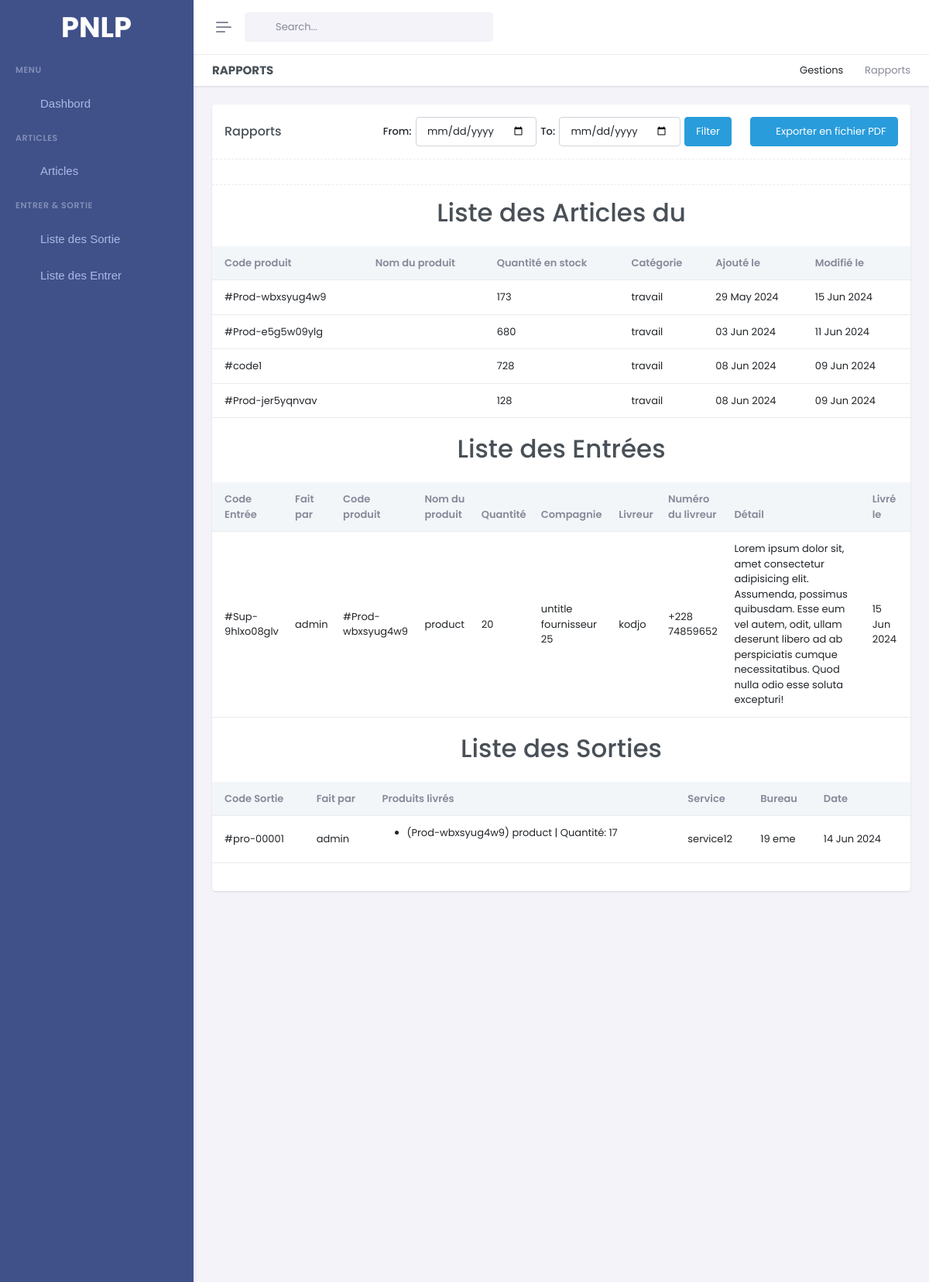
The page /reports/ (upper part) on the database as committed earlier.
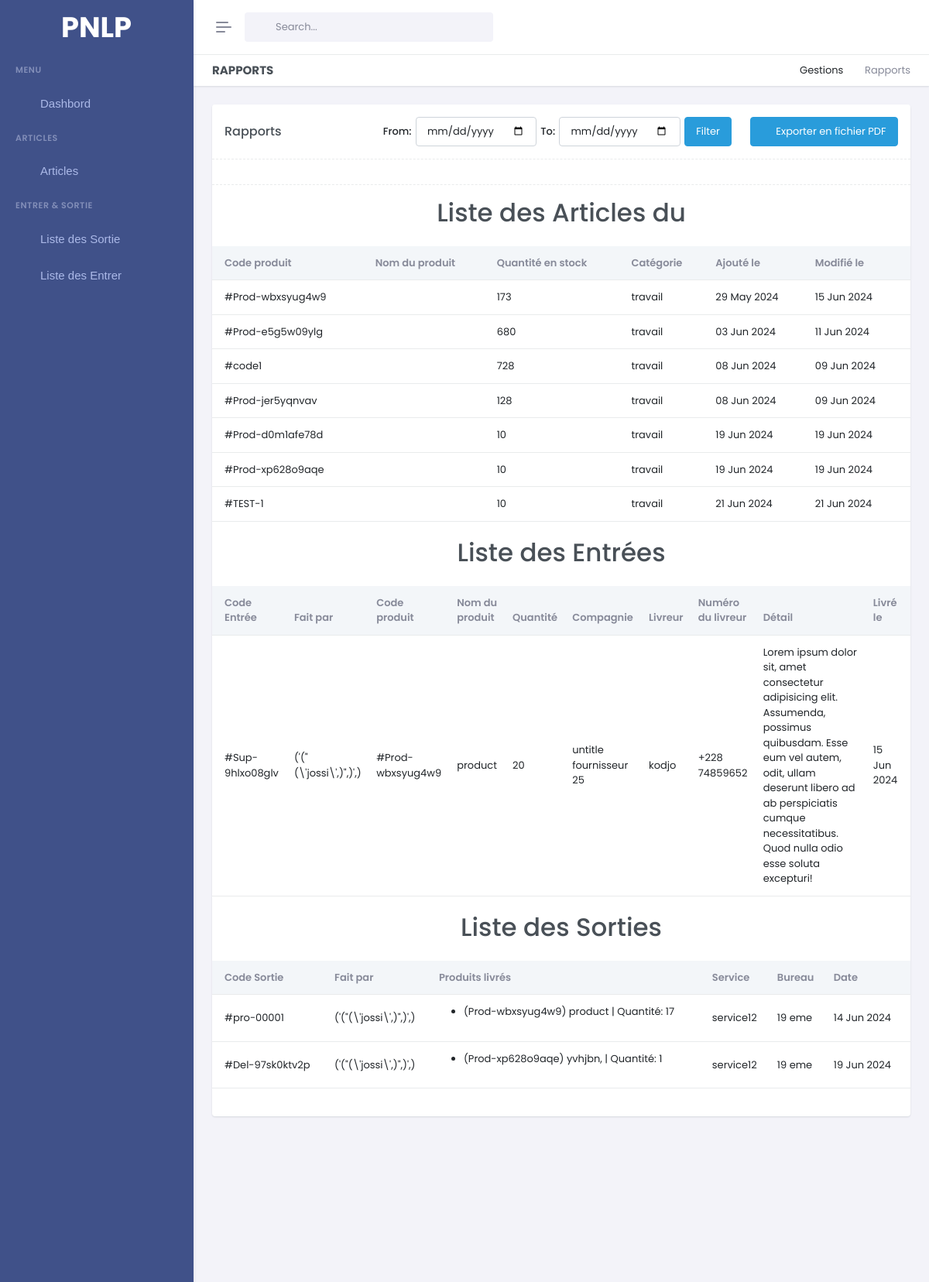
The same page on the database as committed later.
### gestion/models.py (models this page shows, shortened)
class Product(models.Model):
    pid = ShortUUIDField(unique=True, length=10, max_length= 20 , alphabet='abcdefghijklmnopqrstuvwxyz1234567890' , editable=False,  prefix='Prod-')
    title = models.CharField(max_length=100, default='untitle product')
    category = models.ForeignKey(Category,on_delete=models.SET_NULL , null=True , related_name='category')
    quantity = models.PositiveIntegerField()
    description = models.TextField()
    image = models.ImageField(default='product_image/new-document.png',null = False, upload_to='product_image' )
    created_at = models.DateTimeField(auto_now_add=True)
    updated_at = models.DateTimeField(auto_now=True)

class Category(models.Model):
    cid = ShortUUIDField(unique=True, length=10, max_length= 20 , alphabet='abcdefghijklmnopqrstuvwxyz1234567890' , editable=False,  prefix='Cat-')
    title = models.CharField(max_length=100, default='untitle category')
    created_at = models.DateTimeField(auto_now_add=True)
    updated_at = models.DateTimeField(auto_now=True)
    def __str__(self):
        return self.title

class Supply(models.Model):
    sid = ShortUUIDField(unique=True, length=10, max_length= 20 , alphabet='abcdefghijklmnopqrstuvwxyz1234567890' , editable=False,  prefix='Sup-')
    user = models.ForeignKey(User, on_delete=models.SET_NULL , null=True , blank=True)
    product = models.ForeignKey(Product,on_delete=models.CASCADE)
    quantity = models.PositiveIntegerField()
    fournisseur = models.ForeignKey(Fournisseur, verbose_name=("Fournisseur"), on_delete=models.SET_NULL,blank=True, null=True)
    livrer_name = models.CharField(max_length=500, default='not set')
    livrer_phone = models.CharField(max_length=500, default='not set')
    detail = models.TextField(blank=True, null=True)
    date = models.DateTimeField(auto_now_add=True)

class Fournisseur(models.Model):
    fid = ShortUUIDField(unique=True, length=10, max_length= 20 , alphabet='abcdefghijklmnopqrstuvwxyz1234567890' , editable=False,  prefix='Fourn-')
    title = models.CharField(max_length=100, default='untitle fournisseur')
    date = models.DateTimeField(auto_now_add=True)
    def __str__(self):
        return self.title

class Delivery(models.Model):
    did = ShortUUIDField(unique=True, length=10, max_length= 20 , alphabet='abcdefghijklmnopqrstuvwxyz1234567890' , editable=False,  prefix='Del-')
    user = models.ForeignKey(User, on_delete=models.SET_NULL , null=True , blank=True)
    post = models.CharField(max_length=200)
    service = models.CharField(max_length=200, blank=True, null=True)
    date = models.DateTimeField(auto_now_add=True)

class DeliveryProduct(models.Model):
    delivery = models.ForeignKey(Delivery,on_delete=models.SET_NULL , null=True)
    product = models.ForeignKey(Product,on_delete=models.CASCADE)
    quantity = models.PositiveIntegerField()

### userauth/models.py (models this page shows)
class User(AbstractUser):
    id= ShortUUIDField(unique=True, length=4, max_length= 20 ,prefix='', alphabet='1234567890',primary_key=True)
    email = models.EmailField(unique=True)
    username = models.CharField(max_length=60, unique=True)
    image= models.ImageField(default="./default_Profile.png")
    phone = models.CharField(max_length=200, blank=True, null=True)
    def __str__(self):
        return self.username

### gestion/views.py (the view)
# urls.py: path('reports/' ,reports, name='reports'),
def reports(request):
    start_date = request.GET.get('start-date')
    end_date = request.GET.get('end-date')
    products = Product.objects.all()
    supplies = Supply.objects.all()
    deliveries = Delivery.objects.all()
    if start_date:
        start_date = parse_date(start_date)
        if start_date:
            products = products.filter(created_at__gte=start_date)
            supplies = supplies.filter(date__gte=start_date)
            deliveries = deliveries.filter(date__gte=start_date)
    if end_date:
        end_date = parse_date(end_date)
        if end_date:
            products = products.filter(created_at__lte=end_date)
            supplies = supplies.filter(date__lte=end_date)
            deliveries = deliveries.filter(date__lte=end_date)
    deliveries_product = DeliveryProduct.objects.all()
    context = {
        'products': products,
        'supplies': supplies,
        'deliveries': deliveries,
        'deliveries_product': deliveries_product,
        'start_date': start_date,
        'end_date': end_date,
        'start_date_i': start_date.strftime('%Y-%m-%d') if start_date else None,
        'end_date_i': end_date.strftime('%Y-%m-%d') if end_date else None,
    }
    return render(request, 'pages/report/reports.html', context)

### templates/pages/report/reports.html (shortened to what this page needs)
{% extends 'base/base.html' %}
{% load static %}
{% block 'content' %}
<div class="main-content">
    <div class="page-content">
        <div class="container-fluid">
            <div class="row">
                <div class="col-12">
                    <div class="page-title-box d-sm-flex align-items-center justify-content-between bg-galaxy-transparent">
                        <h4 class="mb-sm-0">Rapports</h4>
                        <div class="page-title-right">
                            <ol class="breadcrumb m-0">
                                <li class="breadcrumb-item"><a href="javascript: void(0);">Gestions</a></li>
                                <li class="breadcrumb-item active">Rapports</li>
                            </ol>
                        </div>
                    </div>
                </div>
            </div>
            <div class="row">
                <div class="col-lg-12">
                    <div class="card" id="customerList">
                        <div class="card-header border-bottom-dashed">
                            <div class="row g-4 align-items-center">
                                <div class="col-sm col-6">
                                    <div>
                                        <h5 class="card-title mb-0">Rapports</h5>
                                    </div>
                                </div>
                                <div class="col-sm-auto">
                                    <div class="flex-shrink-0">
                                        <div class="dropdown card-header-dropdown">
                                            <div class="date-range-picker">
                                                <form method="get" class="d-flex" style="gap: 05px;justify-content: center;align-items: center;">
                                                    <label for="start-date" class="form-label m-0">From: </label>
                                                    <input type="date" id="start-date" class="form-control" name="start-date" value="{{ start_date_i }}">
                                                    <label for="end-date" class="form-label m-0">To: </label>
                                                    <input type="date" id="end-date" class="form-control" name="end-date" value="{{ end_date_i}}">
                                                    <button type="submit" id="submit-dates" class="btn btn-info">Filter</button>
                                                </form>
                                            </div>
                                        </div>
                                    </div>
                                </div>
                                <div class="col-sm-auto">
                                    <div class="d-flex gap-1 flex-wrap">
                                        <button type="button" class="btn btn-info" id="dwnldBtn">
                                            <i class="ri-download-line align-bottom me-1"></i>
                                            Exporter en fichier PDF
                                        </button>
                                    </div>
                                </div>
                            </div>
                        </div>
                        <div class="card-body border-bottom-dashed border-bottom">
                        </div>
                        <div class="card-body" id="pdfcontent">
                            <div class="table-responsive table-card mb-1">
                                <h1 class="p-3 text-center">Liste des Articles du   </h1>
                                <table class="table align-middle" id="prod">
                                    <thead class="table-light text-muted">
                                        <tr>
                                            <th>Code produit</th>
                                            <th>Nom du produit</th>
                                            <th>Quantité en stock</th>
                                            <th>Catégorie</th>
                                            <th>Ajouté le</th>
                                            <th>Modifié le</th>
                                        </tr>
                                    </thead>
                                    <tbody class="list form-check-all">
                                        {% for product in products %}
                                        <tr>
                                            <td>#{{ product.pid }}</td>
                                            <td>{{ product.titlle }}</td>
                                            <td>{{ product.quantity }}</td>
                                            <td>{{ product.category }}</td>
                                            <td>{{ product.created_at|date:"d M Y" }}</td>
                                            <td>{{ product.updated_at|date:"d M Y" }}</td>
                                        </tr>
                                        {% endfor %}
                                    </tbody>
                                </table>
                            </div>
                            <div class="table-responsive table-card mb-1">
                                <h1 class="p-3 text-center">Liste des Entrées    </h1>
                                <table class="table align-middle" id="ent">
                                    <thead class="table-light text-muted">
                                        <tr>
                                            <th>Code Entrée</th>
                                            <th>Fait par</th>
                                            <th>Code produit</th>
                                            <th>Nom du produit</th>
                                            <th>Quantité</th>
                                            <th>Compagnie</th>
                                            <th>Livreur</th>
                                            <th>Numéro du livreur</th>
                                            <th>Détail</th>
                                            <th>Livré le</th>
                                        </tr>
                                    </thead>
                                    <tbody class="list form-check-all">
                                        {% for supply in supplies %}
                                        <tr>
                                            <td>#{{ supply.sid }}</td>
                                            <td>{{ supply.user }}</td>
                                            <td>#{{ supply.product.pid }}</td>
                                            <td>{{ supply.product.title }}</td>
                                            <td>{{ supply.quantity }}</td>
                                            <td>{{ supply.fournisseur }}</td>
                                            <td>{{ supply.livrer_name }}</td>
                                            <td>{{ supply.livrer_phone }}</td>
                                            <td>{{ supply.detail }}</td>
                                            <td>{{ supply.date|date:"d M Y" }}</td>
                                        </tr>
                                        {% endfor %}
                                    </tbody>
                                </table>
                            </div>
                            <div class="table-responsive table-card mb-1">
                                <h1 class="p-3 text-center">Liste des Sorties
                                </h1>
                                <table class="table align-middle" id="out">
                                    <thead class="table-light text-muted">
                                        <tr>
                                            <th>Code Sortie</th>
                                            <th>Fait par</th>
                                            <th>Produits livrés</th>
                                            <th>Service</th>
                                            <th>Bureau</th>
                                            <th>Date</th>
                                        </tr>
                                    </thead>
                                    <tbody class="list form-check-all">
                                        {% for delivery in deliveries %}
                                        <tr>
                                            <td>#{{ delivery.did }}</td>
                                            <td>{{ delivery.user }}</td>
                                            <td>
                                                <ul>
                                                    {% for item in deliveries_product %}
                                                    {% if item.delivery.did == delivery.did %}
                                                    <li>({{ item.product.pid }}) {{ item.product.title }} | Quantité: {{ item.quantity }}</li>
                                                    {% endif %}
                                                    {% endfor %}
                                                </ul>
                                            </td>
                                            <td>{{ delivery.service }}</td>
                                            <td>{{ delivery.post }}</td>
                                            <td>{{ delivery.date|date:"d M Y" }}</td>
                                        </tr>
                                        {% endfor %}
                                    </tbody>
                                </table>
                            </div>
                        </div>
                    </div>
                </div>
            </div>
        </div>
    </div>
</div>
{% endblock %}

Rows that differ between the two databases and show on the page:
added Product: pid "Prod-d0m1afe78d", quantity "10", category "travail", created_at "19 Jun 2024", updated_at "19 Jun 2024"
added Product: pid "Prod-xp628o9aqe", quantity "10", category "travail", created_at "19 Jun 2024", updated_at "19 Jun 2024"
added Product: pid "TEST-1", quantity "10", category "travail", created_at "21 Jun 2024", updated_at "21 Jun 2024"
changed through a linked row, Supply "Sup-9hlxo08glv": user "admin" → "('(\"(\\'jossi\\',)\",)',)"
changed through a linked row, Delivery "pro-00001": user "admin" → "('(\"(\\'jossi\\',)\",)',)"
added Delivery: did "Del-97sk0ktv2p", user "('(\"(\\'jossi\\',)\",)',)", service "service12", post "19 eme", date "19 Jun 2024"
added DeliveryProduct: product.pid "Prod-xp628o9aqe", product "yvhjbn,", quantity "1", shown under "Del-97sk0ktv2p"
